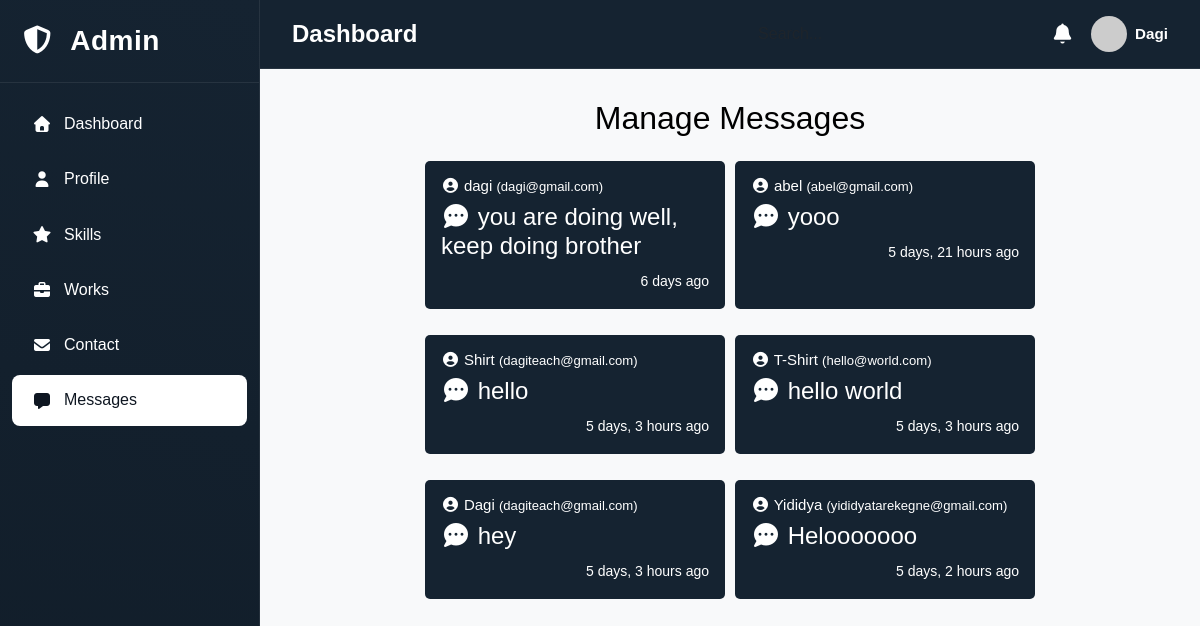
The app's page /manage/messages/ with its own data.
### portfoilo_App/models.py (models this page shows)
class Message(models.Model):
    message_id = models.AutoField(primary_key=True)
    name = models.CharField()
    email = models.EmailField()
    message = models.CharField(max_length=50)
    sent_date = models.DateTimeField(auto_now_add=True)

### portfoilo_App/views.py (the view)
# urls.py: path('manage/messages/', views.message_view, name = 'message'),
def message_view(request):
    message = Message.objects.all()
    return render(request, 'manage/manageMessages.html', {'message' : message})

### portfoilo_App/templates/manage/manageMessages.html (shortened to what this page needs)
{% load static %}
{% load humanize %}
<!doctype html>
<html lang="en">
  <head>
    <link
      rel="stylesheet"
      href="{% static 'bootstrap5.3.8/css/bootstrap.css' %}"
    />
    <link rel="stylesheet" href="{% static 'styles/style.css' %}" />
    <link
      rel="stylesheet"
      href="https://cdnjs.cloudflare.com/ajax/libs/font-awesome/7.0.1/css/all.min.css"
    />
  </head>
<body>
    <div class="d-flex">
        <div class="sidebar">
            <h3><i class="fas fa-shield-alt me-2"></i> Admin</h3>
            <nav class="mt-3">
                <a href="{% url 'admin' %}" class="nav-link ">
                    <i class="fas fa-home"></i>
                    <span>Dashboard</span>
                </a>
                <a href="{% url 'profile' %}" class="nav-link">
                    <i class="fas fa-user"></i>
                    <span>Profile</span>
                </a>
                <a href="{% url 'manage_skills' %}" class="nav-link">
                    <i class="fas fa-star"></i>
                    <span>Skills</span>
                </a>
                <a href="{% url 'manageWorks' %}" class="nav-link">
                    <i class="fas fa-briefcase"></i>
                    <span>Works</span>
                </a>
                <a href="{% url 'manageContact' %}" class="nav-link">
                    <i class="fas fa-envelope"></i>
                    <span>Contact</span>
                </a>
                <a href="{% url 'message' %}" class="nav-link active">
                    <i class="fas fa-message"></i>
                    <span>Messages</span>
                </a>
            </nav>
        </div>
        <div class="main-content flex-grow-1">
            <div class="topbar">
                <div class="d-flex align-items-center gap-3">
                    <h4 class="mb-0 fw-semibold">Dashboard</h4>
                </div>
                <div class="d-flex align-items-center gap-4">
                    <div class="input-group" style="width: 280px;">
                        <input type="text" class="form-control bg-transparent border-0 text-light"
                               placeholder="Search..." style="background: rgba(255,255,255,0.08);">
                    </div>
                    <div class="d-flex align-items-center gap-3">
                        <i class="fas fa-bell fs-5" style="cursor: pointer;"></i>
                        <div class="d-flex align-items-center gap-2">
                            <img src="https://via.placeholder.com/36" alt="User"
                                 class="rounded-circle" style="width: 36px; height: 36px; object-fit: cover;">
                            <div>
                                <strong style="font-size: 0.95rem;">Dagi</strong>
                            </div>
                        </div>
                    </div>
                </div>
            </div>
            <div class="content-area text-black">
                <h2 class="text-center">Manage Messages</h2>
                <div class="messages" style="display: flex; justify-content:center; gap: 10px; flex-wrap: wrap;">
                    {% for item in message %}
                    <div class="message p-3 mt-3  text-white" style="background-color: #152331; width: 300px;  border-radius: 5px;">
                        <h4 style="font-size: 15px;"><i class="fa-solid fa-circle-user"></i> {{item.name}} <small class="">({{ item.email }})</small></h4>
                        <h4 class=""> <i class="fa-solid fa-comment-dots"></i> {{item.message}}</h4>
                        <div class="date text-end">
                        <small class="text-end">{{item.sent_date|naturaltime}}</small>
                        </div>
                    </div>
                    {% endfor %}
                </div>
            </div>
        </div>
    </div>
</body>
</html>
</html>

### portfoilo_App/static/styles/style.css (style rules this page uses)
* { box-sizing: border-box; margin: 0; padding: 0; }
body { background: linear-gradient(135deg, #000000 0%, #152331 100%); color: white; font-family: sans-serif; overflow-x: clip; scroll-behavior: smooth; }
.sidebar { background: linear-gradient(15deg, #111d29 0%, #152331 100%); backdrop-filter: blur(12px); border-right: 1px solid rgba(255, 255, 255, 0.08); height: 100vh; position: fixed; width: 260px; transition: all 0.3s ease; z-index: 1000; }
.sidebar h3 { color: white; padding: 1.5rem 1.25rem; font-weight: 600; letter-spacing: 0.5px; border-bottom: 1px solid rgba(255, 255, 255, 0.08); }
.nav-link { color: #ffffff; padding: 0.85rem 1.25rem; display: flex; align-items: center; gap: 12px; transition: all 0.3s ease; border-radius: 8px; margin: 4px 12px; }
.active { background-color: white; color: #0e1621; }
.nav-link i { width: 20px; text-align: center; }
.main-content { margin-left: 260px; min-height: 100vh; background: white; }
.topbar { background: #152331; backdrop-filter: blur(12px); border-bottom: 1px solid rgba(255, 255, 255, 0.08); padding: 1rem 2rem; display: flex; align-items: center; justify-content: space-between; }
.content-area { padding: 30px; background-color: #f8f9fa; min-height: 100vh; }

### records on screen
Message: name "dagi", email "dagi@gmail.com", message "you are doing well, keep doing brother", sent_date "6 days ago"
Message: name "abel", email "abel@gmail.com", message "yooo", sent_date "5 days, 21 hours ago"
Message: name "Shirt", email "dagiteach@gmail.com", message "hello", sent_date "5 days, 3 hours ago"
Message: name "T-Shirt", email "hello@world.com", message "hello world", sent_date "5 days, 3 hours ago"
Message: name "Dagi", email "dagiteach@gmail.com", message "hey", sent_date "5 days, 3 hours ago"
Message: name "Yididya", email "yididyatarekegne@gmail.com", message "Helooooooo", sent_date "5 days, 2 hours ago"
